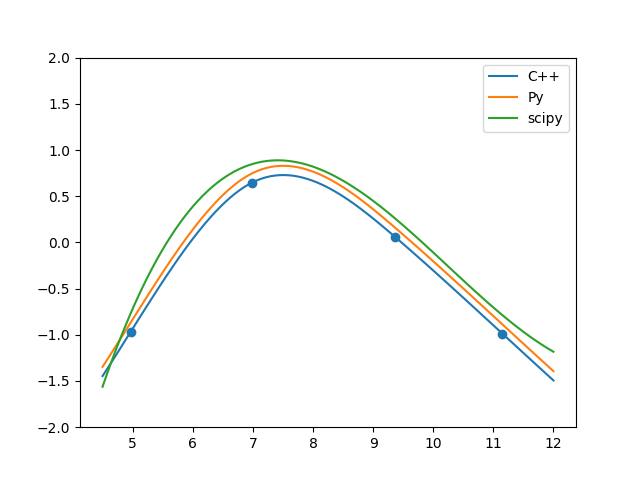

Source code (Python):
import numpy as np
import matplotlib.pyplot as plt
import ctypes as ct
#from Spline import Spline
from  scipy.interpolate import InterpolatedUnivariateSpline

libspline = ct.CDLL("../lib/libspline.so")

#define some dtypes
c_char_p = ct.c_char_p
c_bool = ct.c_bool
c_int = ct.c_int
c_float = ct.c_float
c_double = ct.c_double
c_float_ptr = np.ctypeslib.ndpointer(ct.c_float,flags="C_CONTIGUOUS")
c_double_ptr = np.ctypeslib.ndpointer(ct.c_double,flags="C_CONTIGUOUS")
c_int_ptr = np.ctypeslib.ndpointer(ct.c_int,flags="C_CONTIGUOUS")
c_bool_ptr = np.ctypeslib.ndpointer(ct.c_bool,flags="C_CONTIGUOUS")

spline = libspline.spline
spline.argtypes = [	c_int, 		
					c_double_ptr, 		
					c_double_ptr, 		
					c_int, 				
					c_double_ptr, 		
					c_double_ptr]
spline.restype = None


def pyspline(x0,y0,x1):
	n = x0.size - 1
	a = np.zeros(n+1,dtype='float64') + y0
	b = np.zeros(n,dtype='float64')
	c = np.zeros(n+1,dtype='float64')
	d = np.zeros(n,dtype='float64')
	h = np.zeros(n,dtype='float64')
	l = np.zeros(n+1,dtype='float64')
	mu = np.zeros(n+1,dtype='float64')
	z = np.zeros(n+1,dtype='float64')
	alpha = np.zeros(n,dtype='float64')
	
	for i in range(0,n):
		h[i] = x0[i+1] - x0[i]
	
	for i in range(1,n):
		alpha[i] = (3.0/h[i])*(a[i+1] - a[i]) - (3.0/h[i-1])*(a[i] - a[i-1])
		
	for i in range(1,n):
		l[i] = 2*(x0[i+1] - x0[i-1]) - h[i-1]*mu[i-1]
		mu[i] = h[i]/l[i]
		z[i] = (alpha[i] - h[i-1]*z[i-1])/l[i]
		
	l[n] = 1.0
	for j in range(n-1,-1,-1):
		c[j] = z[j] - mu[j]*c[j+1]
		b[j] = (a[j+1] - a[j])/h[j] - h[j]*(c[j+1] + 2*c[j])/3.0
		d[j] = (c[j+1] - c[j])/(3*h[j])
		
	#interpolate
	y1 = np.zeros(x1.size,dtype='float64')
	
	for i in range(0,x1.size):
		if x1[i] < x0[0]:
			I = 0
		elif x1[i] >= x0[-1]:
			I = n-1
		else:
			for j in range(0,n):
				if (x1[i] >= x0[j]) and (x1[i] <= x0[j+1]):
					I = j
					break
		dx = x1[i] - x0[I]
		#dx = (x1[i] - x0[I])/(x0[I+1] - x0[I])
		y1[i] = a[I] + b[I]*dx + c[I]*dx**2 + d[I]*dx**3
		
	return y1
	

def testspline(fig=None,maps=[1,1,0,0]):
	
	if fig is None:
		fig = plt
		fig.figure()
	if hasattr(fig,'Axes'):	
		ax = fig.subplot2grid((maps[1],maps[0]),(maps[3],maps[2]))
	else:
		ax = fig
	
	n0 = np.int32(4)
	x0 = (np.linspace(0.0,2*np.pi,n0) + 0.1*np.random.randn(n0)).astype('float64') + 5
	y0 = np.sin(x0).astype('float64')
	
	n1 = np.int32(100)
	x1 = np.linspace(-0.5,7.0,n1).astype('float64') + 5
	y1 = np.zeros(n1,dtype='float64')
	
	spline(n0,x0,y0,n1,x1,y1)
	y1p = pyspline(x0,y0,x1)
	#spl = Spline(x0,y0)
	#y1p2 = spl.Interpolate(x1)
	spspl = InterpolatedUnivariateSpline(x0,y0)
	y1sp = spspl(x1)
	
	
	ax.scatter(x0,y0)
	ax.plot(x1,y1,label='C++')
	ax.plot(x1,y1p+0.1,label='Py')
	#ax.plot(x1,y1p2+0.2,label='Py 2')
	ax.plot(x1,y1sp+0.2,label='scipy')
	ax.set_ylim(-2.0,2.0)
	ax.legend()
	plt.savefig('testspline.png')


if __name__ == '__main__':
	testspline()
